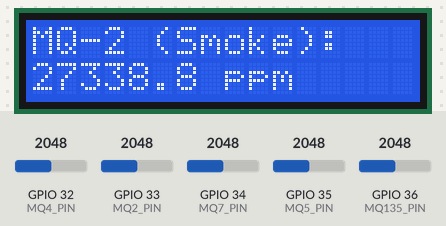
Recording of a sketch running on a simulated ESP32. Shown: 16×2 character LCD. The test bench sets the inputs (shaded band); at power-on: GPIO 32 (MQ4_PIN) = 2048, GPIO 33 (MQ2_PIN) = 2048, GPIO 34 (MQ7_PIN) = 2048, GPIO 36 (MQ135_PIN) = 2048, GPIO 35 (MQ5_PIN) = 2048. What the sketch prints to the serial monitor is not drawn.

Above: at 3.2 s.
3.3 s: GPIO 32 (MQ4_PIN) set to 2866
At 4.7 s:
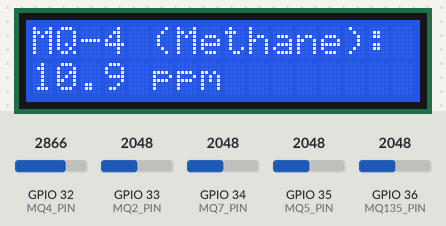
9.2 s: GPIO 33 (MQ2_PIN) set to 2866
At 13.3 s:
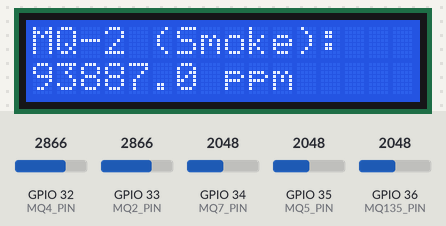
13.6 s: GPIO 34 (MQ7_PIN) set to 2866
At 18.8 s:
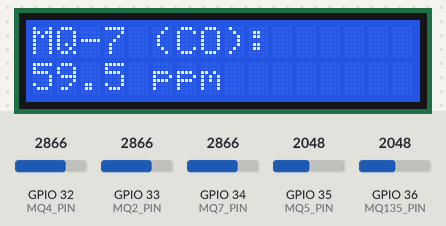
19.5 s: GPIO 36 (MQ135_PIN) set to 2866
At 20.5 s:
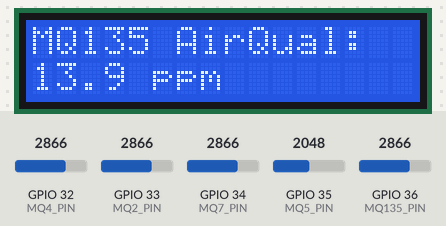
23.6 s: GPIO 35 (MQ5_PIN) set to 2866
At 27.4 s:
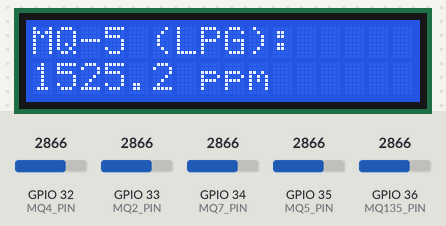
29.5 s: GPIO 32 (MQ4_PIN) set to 3972
At 34.8 s:
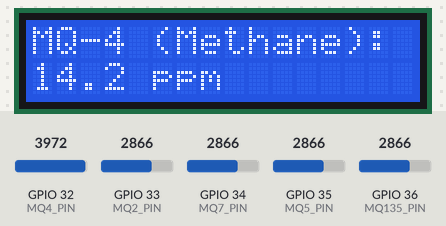
Timing chart, 0 to 36.3 s (numbered marks = the images above; inputs shaded):
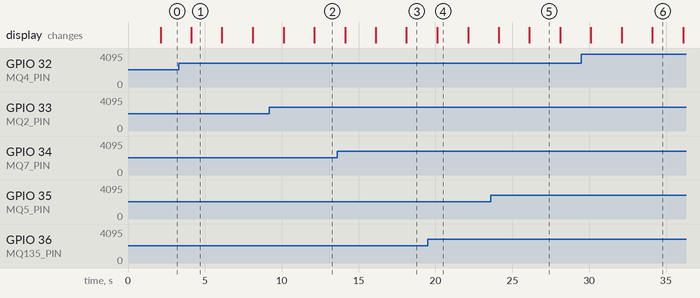

Measured:
- what the display in image 1 shows lasts 2.0 s, from 4.1 s to 6.1 s

The sketch:

vibodh2ndround.ino
```cpp
#include <WiFi.h>
#include <WebServer.h>
#include <math.h>
#include <Wire.h>
#include <LiquidCrystal_I2C.h>

// ---------- WiFi AP Mode ----------
const char* ssid = "GasMonitorAP";
const char* password = "12345678";

// ---------- LCD Screen ----------
LiquidCrystal_I2C lcd(0x3B, 16, 2);
int lcdSensorIndex = 0;

// ---------- MQ Sensor Pins ----------
#define MQ2_PIN   33 // Smoke
#define MQ4_PIN   32 // Methane
#define MQ5_PIN   35 // LPG
#define MQ7_PIN   34 // Carbon Monoxide
#define MQ135_PIN 36 // Air Quality (VP)

// ---------- Constants for Calculation ----------
const float RL_VALUE = 5.0;  // Load resistor value in kΩ (standard on most modules)
const float V_SUPPLY = 5.0;  // Supply voltage for the sensor module (usually 5V)
const int   ADC_MAX = 4095;
const float ADC_REF = 3.3; // ADC reference voltage on ESP32

// ---------- Ro Calibration Values (Resistance in Clean Air) ----------
// These are typical starting points. For best accuracy, you should calibrate these values
// by running the sensors in clean air for several hours and finding the average Rs value.
float Ro_MQ2   = 9.8;  // kΩ
float Ro_MQ4   = 4.4;  // kΩ
float Ro_MQ5   = 6.5;  // kΩ
float Ro_MQ7   = 27.0; // kΩ
float Ro_MQ135 = 76.0; // kΩ

// ---------- Curve-fit Parameters from Your Datasheets (Rs/Ro = a * ppm^m) ----------
// This formula is derived from the log-log scale graphs in the datasheets.
struct MQCurve { float a; float m; const char* gas; float max_ppm; };
MQCurve mq2_curve   = {102.73, -0.45, "Smoke", 1000};
MQCurve mq4_curve   = {1012.7, -2.78, "Methane", 5000};
MQCurve mq5_curve   = {97.65,  -0.64, "LPG", 2000};
MQCurve mq7_curve   = {99.05,  -1.5,  "CO", 1500};
MQCurve mq135_curve = {110.47, -2.76, "AirQual", 500};

// ---------- Web Server ----------
WebServer server(80);

struct MQReading {
  float volts;
  float Rs;
  float ratio;
  float ppm;
};

// --- Global variables to hold the latest sensor readings ---
MQReading mq2, mq4, mq5, mq7, mq135;

// --- Millis() timer for non-blocking updates ---
unsigned long previousMillis = 0;
const long interval = 2000; // 2 seconds

// Function to calculate PPM from Rs/Ro ratio
float getPPM(float ratio, MQCurve curve) {
  if (ratio <= 0) return 0.0;
  return pow(10, (log10(ratio) - log10(curve.a)) / curve.m);
}

// Function to read a sensor and perform all calculations
MQReading readMQ(int pin, float Ro) {
  MQReading r;
  int adc_raw = analogRead(pin);
  r.volts = (adc_raw / (float)ADC_MAX) * ADC_REF;
  r.Rs = RL_VALUE * (V_SUPPLY - r.volts) / max(0.001f, r.volts);
  r.ratio = (Ro > 0) ? (r.Rs / Ro) : 0.0;
  return r;
}

// ---- JSON API to send data to the webpage ----
String buildJSON() {
  String json = "{";
  json += "\"mq2\":{\"gas\":\"" + String(mq2_curve.gas) + "\",\"ratio\":" + String(mq2.ratio,2) + ",\"ppm\":" + String(mq2.ppm,1) + ",\"max_ppm\":"+String(mq2_curve.max_ppm)+"},";
  json += "\"mq4\":{\"gas\":\"" + String(mq4_curve.gas) + "\",\"ratio\":" + String(mq4.ratio,2) + ",\"ppm\":" + String(mq4.ppm,1) + ",\"max_ppm\":"+String(mq4_curve.max_ppm)+"},";
  json += "\"mq5\":{\"gas\":\"" + String(mq5_curve.gas) + "\",\"ratio\":" + String(mq5.ratio,2) + ",\"ppm\":" + String(mq5.ppm,1) + ",\"max_ppm\":"+String(mq5_curve.max_ppm)+"},";
  json += "\"mq7\":{\"gas\":\"" + String(mq7_curve.gas) + "\",\"ratio\":" + String(mq7.ratio,2) + ",\"ppm\":" + String(mq7.ppm,1) + ",\"max_ppm\":"+String(mq7_curve.max_ppm)+"},";
  json += "\"mq135\":{\"gas\":\"" + String(mq135_curve.gas) + "\",\"ratio\":" + String(mq135.ratio,2) + ",\"ppm\":" + String(mq135.ppm,1) + ",\"max_ppm\":"+String(mq135_curve.max_ppm)+"}";
  json += "}";
  return json;
}

// ---- Webpage UI ----
String buildHTML() {
  String html = R"rawliteral(
<!DOCTYPE html>
<html>
<head>
  <title>Gas Monitor Dashboard</title>
  <meta name="viewport" content="width=device-width, initial-scale=1, user-scalable=no">
  <link href='https://fonts.googleapis.com/css2?family=Poppins:wght@400;600&display=swap' rel='stylesheet'>
  <style>
    body { font-family: 'Poppins', sans-serif; background-color: #1a1c20; color: #e0e0e0; margin: 0; padding: 10px; }
    h1 { color: #4a90e2; text-align: center; font-size: 1.5em; margin-bottom: 10px; }
    .container { display: grid; grid-template-columns: 1fr; gap: 10px; }
    .sensor-card { background-color: #2c2f36; border-radius: 12px; padding: 15px; box-shadow: 0 4px 15px rgba(0,0,0,0.2); }
    .title { font-size: 1em; font-weight: bold; color: #cccccc; }
    .ppm-container { display: flex; align-items: baseline; justify-content: space-between; margin: 5px 0; }
    .ppm { font-size: 2em; font-weight: 600; color: #50e3c2; }
    .details { font-size: 0.8em; color: #888; }
    .bar-container { background-color: #1a1c20; border-radius: 5px; height: 10px; overflow: hidden; }
    .bar { background-color: #4a90e2; height: 100%; width: 0%; border-radius: 5px; transition: width 0.5s ease-in-out; }
  </style>
</head>
<body>
  <h1>Multi-Gas Sensor Dashboard</h1>
  <div class="container">
    <div class="sensor-card"><div class="title" id="mq2_gas">--</div><div class="ppm-container"><div class="ppm" id="mq2_ppm">-- ppm</div><div class="details">Rs/Ro: <span id="mq2_ratio">-</span></div></div><div class="bar-container"><div class="bar" id="mq2_bar"></div></div></div>
    <div class="sensor-card"><div class="title" id="mq4_gas">--</div><div class="ppm-container"><div class="ppm" id="mq4_ppm">-- ppm</div><div class="details">Rs/Ro: <span id="mq4_ratio">-</span></div></div><div class="bar-container"><div class="bar" id="mq4_bar"></div></div></div>
    <div class="sensor-card"><div class="title" id="mq5_gas">--</div><div class="ppm-container"><div class="ppm" id="mq5_ppm">-- ppm</div><div class="details">Rs/Ro: <span id="mq5_ratio">-</span></div></div><div class="bar-container"><div class="bar" id="mq5_bar"></div></div></div>
    <div class="sensor-card"><div class="title" id="mq7_gas">--</div><div class="ppm-container"><div class="ppm" id="mq7_ppm">-- ppm</div><div class="details">Rs/Ro: <span id="mq7_ratio">-</span></div></div><div class="bar-container"><div class="bar" id="mq7_bar"></div></div></div>
    <div class="sensor-card"><div class="title" id="mq135_gas">--</div><div class="ppm-container"><div class="ppm" id="mq135_ppm">-- ppm</div><div class="details">Rs/Ro: <span id="mq135_ratio">-</span></div></div><div class="bar-container"><div class="bar" id="mq135_bar"></div></div></div>
  </div>
  <script>
    async function updateData(){
      try {
        const res = await fetch('/data');
        if (!res.ok) return;
        const j = await res.json();
        for (let key in j){
          let data = j[key];
          document.getElementById(key+"_gas").textContent = "MQ-" + key.slice(2) + " (" + data.gas + ")";
          document.getElementById(key+"_ppm").textContent = data.ppm + " ppm";
          document.getElementById(key+"_ratio").textContent = data.ratio;
          let bar_width = Math.min(100, (data.ppm / data.max_ppm) * 100);
          document.getElementById(key+"_bar").style.width = bar_width + "%";
        }
      } catch(e){ console.log("Update error:", e); }
    }
    setInterval(updateData, 2000);
    window.onload = updateData;
  </script>
</body>
</html>
)rawliteral";
  return html;
}

void handleRoot() { server.send(200, "text/html", buildHTML()); }
void handleData() { server.send(200, "application/json", buildJSON()); }

void setup() {
  Serial.begin(115200);

  lcd.init();
  lcd.backlight();
  lcd.setCursor(0, 0);
  lcd.print("Gas Monitor");
  lcd.setCursor(0, 1);
  lcd.print("Starting...");
  delay(2000);
  lcd.clear();

  WiFi.softAP(ssid, password);
  Serial.print("AP IP Address: "); Serial.println(WiFi.softAPIP());

  server.on("/", handleRoot);
  server.on("/data", handleData);
  server.begin();

  Serial.println("Web server started! Please allow 1-2 minutes for sensors to warm up.");
}

void loop() {
  server.handleClient(); // Keep the web server responsive

  unsigned long currentMillis = millis();
  if (currentMillis - previousMillis >= interval) {
    previousMillis = currentMillis;

    // Read all sensors and calculate PPM
    mq2   = readMQ(MQ2_PIN, Ro_MQ2);
    mq2.ppm = getPPM(mq2.ratio, mq2_curve);

    mq4   = readMQ(MQ4_PIN, Ro_MQ4);
    mq4.ppm = getPPM(mq4.ratio, mq4_curve);

    mq5   = readMQ(MQ5_PIN, Ro_MQ5);
    mq5.ppm = getPPM(mq5.ratio, mq5_curve);

    mq7   = readMQ(MQ7_PIN, Ro_MQ7);
    mq7.ppm = getPPM(mq7.ratio, mq7_curve);

    mq135 = readMQ(MQ135_PIN, Ro_MQ135);
    mq135.ppm = getPPM(mq135.ratio, mq135_curve);

    // Update LCD with one sensor reading per cycle
    lcd.clear();
    lcd.setCursor(0, 0);
    switch (lcdSensorIndex) {
      case 0: lcd.print("MQ-2 (Smoke):"); lcd.setCursor(0, 1); lcd.print(mq2.ppm, 1); lcd.print(" ppm"); break;
      case 1: lcd.print("MQ-4 (Methane):"); lcd.setCursor(0, 1); lcd.print(mq4.ppm, 1); lcd.print(" ppm"); break;
      case 2: lcd.print("MQ-5 (LPG):"); lcd.setCursor(0, 1); lcd.print(mq5.ppm, 1); lcd.print(" ppm"); break;
      case 3: lcd.print("MQ-7 (CO):"); lcd.setCursor(0, 1); lcd.print(mq7.ppm, 1); lcd.print(" ppm"); break;
      case 4: lcd.print("MQ135 AirQual:"); lcd.setCursor(0, 1); lcd.print(mq135.ppm, 1); lcd.print(" ppm"); break;
    }
    lcdSensorIndex = (lcdSensorIndex + 1) % 5; // Cycle from 0 to 4
  }
}
```
